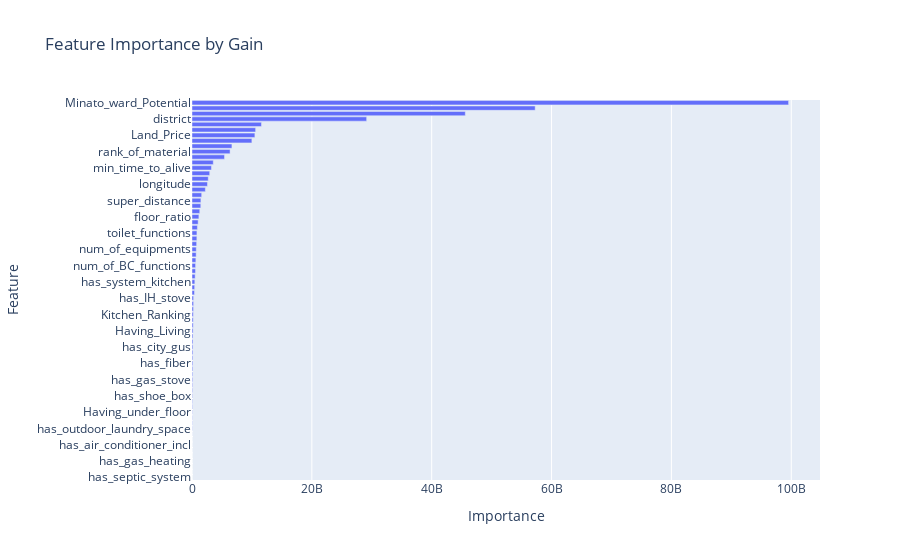
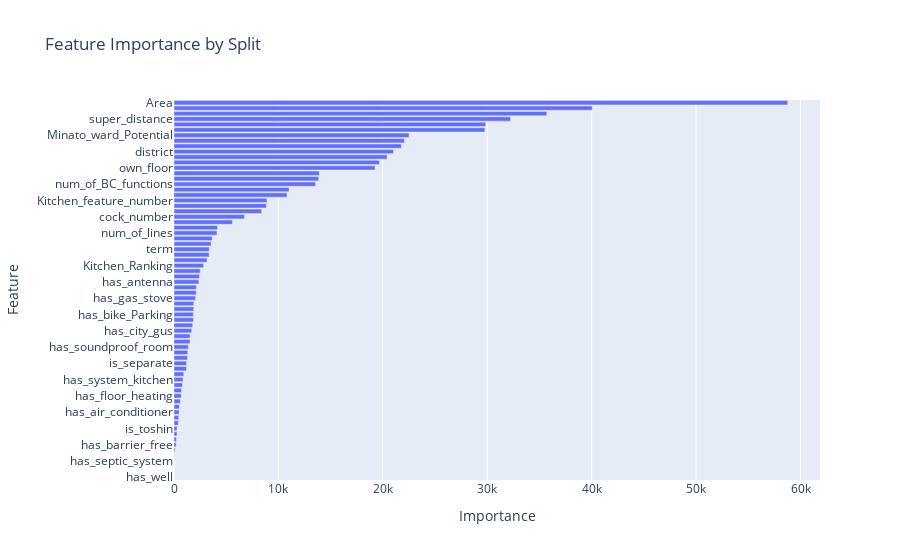

The code cell stored with these charts, in order, in its notebook:
### Code cell
# Plotlyを使用して特徴量重要度をインタラクティブに可視化する
import plotly.express as px  # Plotlyライブラリをインポート

# 特徴量重要度をプロットする関数を定義
def plot_feature_importance(importance, feature_names, title):
   # 特徴量名と重要度をデータフレームに格納
   feature_importance = pd.DataFrame({'Feature': feature_names, 'Importance': importance})
   # 重要度の降順でソート
   feature_importance = feature_importance.sort_values(by='Importance', ascending=False)
   # 水平棒グラフを作成
   fig = px.bar(feature_importance, x='Importance', y='Feature', orientation='h', title=title)
   # Y軸の順序を調整（合計値の昇順で表示）
   fig.update_layout(yaxis={'categoryorder':'total ascending'})
   # グラフを表示
   fig.show()

# 最初の一般価格帯モデルから特徴量名を取得
feature_names = common_price_models[0].feature_name()
# ゲイン重要度（損失関数の改善度合いに基づく重要度）を取得
gain_importance = common_price_models[0].feature_importance(importance_type='gain')
# スプリット重要度（特徴量が使用された回数に基づく重要度）を取得
split_importance = common_price_models[0].feature_importance(importance_type='split')

# ゲイン重要度をプロット
plot_feature_importance(gain_importance, feature_names, 'Feature Importance by Gain')
# スプリット重要度をプロット
plot_feature_importance(split_importance, feature_names, 'Feature Importance by Split')

### Figure 1 — Plotly figure (JSON) as saved in the notebook; plotly's stock layout.template omitted (floating-point values rounded to 4 significant figures)
{"data": [{"alignmentgroup": "True", "hovertemplate": "Importance=%{x}<br>Feature=%{y}<extra></extra>", "legendgroup": "", "marker": {"color": "#636efa", "pattern": {"shape": ""}}, "name": "", "offsetgroup": "", "orientation": "h", "showlegend": false, "textposition": "auto", "type": "bar", "x": [99560000000.0, 57270000000.0, 45610000000.0, 29140000000.0, 11590000000.0, 10620000000.0, 10490000000.0, 9992000000.0, 6663000000.0, 6354000000.0, 5427000000.0, 3549000000.0, 3245000000.0, 2953000000.0, 2712000000.0, 2579000000.0, 2229000000.0, 1615000000.0, 1486000000.0, 1467000000.0, 1296000000.0, 1148000000.0, 1027000000.0, 900200000.0, 822000000.0, 811100000.0, 775600000.0, 709400000.0, 694400000.0, 646400000.0, 596600000.0, 588900000.0, 524100000.0, 474500000.0, 446000000.0, 411500000.0, 265500000.0, 265000000.0, 254200000.0, 216200000.0, 203900000.0, 197200000.0, 181900000.0, 163400000.0, 161700000.0, 149900000.0, 149600000.0, 136500000.0, 136200000.0, 130700000.0, 119100000.0, 116400000.0, 99900000.0, 94850000.0, 76450000.0, 71020000.0, 70810000.0, 48560000.0, 44930000.0, 40950000.0, 40850000.0, 10450000.0, 5665000.0, 4299000.0, 3363000.0, 786500.0, 0, 0, 0, 0], "xaxis": "x", "y": ["Minato_ward_Potential", "Area", "total_months", "district", "nearest_line_name", "Num_of_rest_Rooms", "Land_Price", "Num_of_Rooms", "recommended_AoB", "rank_of_material", "max_floor", "latitude", "min_time_to_alive", "is_toshin", "own_floor", "longitude", "Chuou_ward_Potential", "own_rooms_ratio", "super_distance", "has_elevator", "cs_distance", "floor_ratio", "bath_functions", "Direction", "toilet_functions", "Having_Dining", "cock_number", "num_of_equipments", "Having_Kitchen", "count_buildings", "num_of_BC_functions", "has_soundproof_room", "Kitchen_feature_number", "has_system_kitchen", "is_temporal", "is_separate", "has_IH_stove", "has_car_Parking", "term", "Kitchen_Ranking", "has_propane_gas", "has_balcony", "Having_Living", "close_to_station_evaluation", "num_of_lines", "has_city_gus", "has_laundry_space", "has_internet", "has_fiber", "has_bike_Parking", "has_bycycle_Parking", "has_gas_stove", "has_antenna", "has_floor_heating", "has_shoe_box", "has_garbage_area", "has_air_conditioner", "Having_under_floor", "has_roof_balcony", "Having_Room", "has_outdoor_laundry_space", "has_indoor_laundry_space", "Having_Store", "has_air_conditioner_incl", "is_vintage", "has_barrier_free", "has_septic_system", "has_septic_tank", "has_well", "has_gas_heating"], "yaxis": "y"}], "layout": {"barmode": "relative", "legend": {"tracegroupgap": 0}, "title": {"text": "Feature Importance by Gain"}, "xaxis": {"anchor": "y", "domain": [0, 1], "title": {"text": "Importance"}}, "yaxis": {"anchor": "x", "categoryorder": "total ascending", "domain": [0, 1], "title": {"text": "Feature"}}}}

### Figure 2 — Plotly figure (JSON) as saved in the notebook; plotly's stock layout.template omitted (floating-point values rounded to 4 significant figures)
{"data": [{"alignmentgroup": "True", "hovertemplate": "Importance=%{x}<br>Feature=%{y}<extra></extra>", "legendgroup": "", "marker": {"color": "#636efa", "pattern": {"shape": ""}}, "name": "", "offsetgroup": "", "orientation": "h", "showlegend": false, "textposition": "auto", "type": "bar", "x": [58774, 40051, 35703, 32229, 29852, 29771, 22515, 22069, 21773, 21022, 20404, 19671, 19258, 13917, 13855, 13561, 11022, 10823, 8905, 8862, 8394, 6745, 5592, 4184, 4115, 3649, 3552, 3375, 3368, 3161, 2840, 2514, 2447, 2384, 2146, 2135, 2068, 1894, 1893, 1860, 1859, 1797, 1694, 1539, 1531, 1368, 1316, 1298, 1208, 1195, 939, 867, 811, 717, 698, 601, 508, 492, 456, 415, 293, 285, 231, 205, 98, 26, 0, 0, 0, 0], "xaxis": "x", "y": ["Area", "total_months", "floor_ratio", "super_distance", "cs_distance", "nearest_line_name", "Minato_ward_Potential", "Chuou_ward_Potential", "latitude", "district", "longitude", "min_time_to_alive", "own_floor", "Direction", "count_buildings", "num_of_BC_functions", "Land_Price", "max_floor", "Kitchen_feature_number", "bath_functions", "num_of_equipments", "cock_number", "rank_of_material", "has_car_Parking", "num_of_lines", "toilet_functions", "Num_of_Rooms", "term", "has_fiber", "has_internet", "Kitchen_Ranking", "has_bycycle_Parking", "own_rooms_ratio", "has_antenna", "Having_Kitchen", "has_garbage_area", "has_gas_stove", "has_shoe_box", "Num_of_rest_Rooms", "has_bike_Parking", "has_balcony", "Having_Dining", "has_city_gus", "Having_Living", "has_IH_stove", "has_soundproof_room", "has_elevator", "has_laundry_space", "is_separate", "is_temporal", "recommended_AoB", "has_system_kitchen", "close_to_station_evaluation", "Having_under_floor", "has_floor_heating", "has_outdoor_laundry_space", "has_propane_gas", "has_air_conditioner", "Having_Room", "Having_Store", "is_toshin", "has_roof_balcony", "has_indoor_laundry_space", "has_barrier_free", "has_air_conditioner_incl", "is_vintage", "has_well", "has_gas_heating", "has_septic_tank", "has_septic_system"], "yaxis": "y"}], "layout": {"barmode": "relative", "legend": {"tracegroupgap": 0}, "title": {"text": "Feature Importance by Split"}, "xaxis": {"anchor": "y", "domain": [0, 1], "title": {"text": "Importance"}}, "yaxis": {"anchor": "x", "categoryorder": "total ascending", "domain": [0, 1], "title": {"text": "Feature"}}}}
